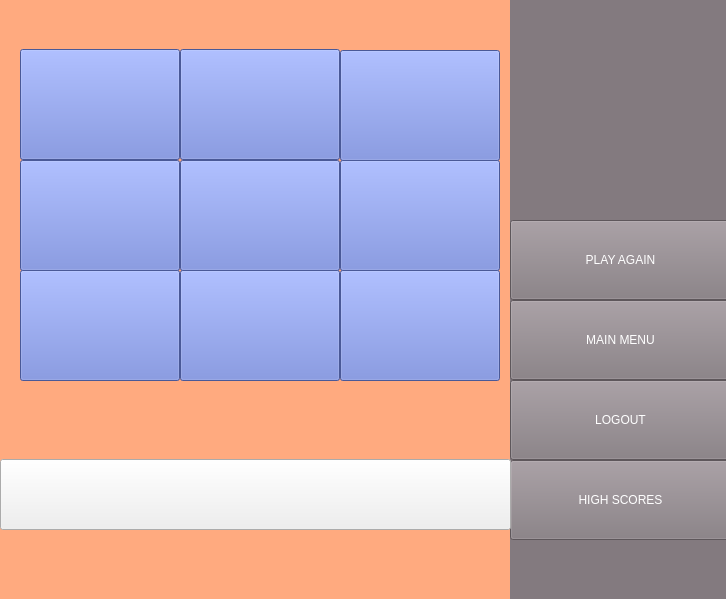
<?xml version="1.0" encoding="UTF-8"?>
<ui version="4.0">
 <class>Form</class>
 <widget class="QWidget" name="Form">
  <property name="geometry">
   <rect>
    <x>0</x>
    <y>0</y>
    <width>726</width>
    <height>599</height>
   </rect>
  </property>
  <property name="windowTitle">
   <string>Form</string>
  </property>
  <widget class="QWidget" name="widget" native="true">
   <property name="geometry">
    <rect>
     <x>-10</x>
     <y>0</y>
     <width>791</width>
     <height>851</height>
    </rect>
   </property>
   <property name="styleSheet">
    <string notr="true">QWidget #widget{
background-color:rgb(255, 170, 127)
 }</string>
   </property>
   <widget class="QWidget" name="gridLayoutWidget">
    <property name="geometry">
     <rect>
      <x>30</x>
      <y>49</y>
      <width>160</width>
      <height>111</height>
     </rect>
    </property>
    <layout class="QGridLayout" name="gridLayout">
     <item row="0" column="0">
      <widget class="QPushButton" name="Button1">
       <property name="sizePolicy">
        <sizepolicy hsizetype="Minimum" vsizetype="Minimum">
         <horstretch>0</horstretch>
         <verstretch>0</verstretch>
        </sizepolicy>
       </property>
       <property name="styleSheet">
        <string notr="true">background-color:rgb(104, 124, 212);
font: 22pt &quot;Rockwell&quot;;
color:rgb(255, 255, 255);
</string>
       </property>
       <property name="text">
        <string/>
       </property>
      </widget>
     </item>
    </layout>
   </widget>
   <widget class="QWidget" name="gridLayoutWidget_3">
    <property name="geometry">
     <rect>
      <x>190</x>
      <y>49</y>
      <width>160</width>
      <height>111</height>
     </rect>
    </property>
    <layout class="QGridLayout" name="gridLayout_3">
     <item row="0" column="0">
      <layout class="QGridLayout" name="gridLayout_11">
       <item row="0" column="0">
        <widget class="QPushButton" name="Button2">
         <property name="sizePolicy">
          <sizepolicy hsizetype="Minimum" vsizetype="Minimum">
           <horstretch>0</horstretch>
           <verstretch>0</verstretch>
          </sizepolicy>
         </property>
         <property name="styleSheet">
          <string notr="true">background-color:rgb(104, 124, 212);
font: 22pt &quot;Rockwell&quot;;
color:rgb(255, 255, 255);
</string>
         </property>
         <property name="text">
          <string/>
         </property>
        </widget>
       </item>
      </layout>
     </item>
    </layout>
   </widget>
   <widget class="QWidget" name="gridLayoutWidget_5">
    <property name="geometry">
     <rect>
      <x>350</x>
      <y>50</y>
      <width>160</width>
      <height>111</height>
     </rect>
    </property>
    <layout class="QGridLayout" name="gridLayout_5">
     <item row="0" column="0">
      <layout class="QGridLayout" name="gridLayout_12">
       <item row="0" column="0">
        <widget class="QPushButton" name="Button3">
         <property name="sizePolicy">
          <sizepolicy hsizetype="Minimum" vsizetype="Minimum">
           <horstretch>0</horstretch>
           <verstretch>0</verstretch>
          </sizepolicy>
         </property>
         <property name="styleSheet">
          <string notr="true">background-color:rgb(104, 124, 212);
font: 22pt &quot;Rockwell&quot;;
color:rgb(255, 255, 255);
</string>
         </property>
         <property name="text">
          <string/>
         </property>
        </widget>
       </item>
      </layout>
     </item>
    </layout>
   </widget>
   <widget class="QWidget" name="gridLayoutWidget_2">
    <property name="geometry">
     <rect>
      <x>30</x>
      <y>160</y>
      <width>160</width>
      <height>111</height>
     </rect>
    </property>
    <layout class="QGridLayout" name="gridLayout_4">
     <item row="0" column="0">
      <widget class="QPushButton" name="Button4">
       <property name="sizePolicy">
        <sizepolicy hsizetype="Minimum" vsizetype="Minimum">
         <horstretch>0</horstretch>
         <verstretch>0</verstretch>
        </sizepolicy>
       </property>
       <property name="styleSheet">
        <string notr="true">background-color:rgb(104, 124, 212);
font: 22pt &quot;Rockwell&quot;;
color:rgb(255, 255, 255);
</string>
       </property>
       <property name="text">
        <string/>
       </property>
      </widget>
     </item>
    </layout>
   </widget>
   <widget class="QWidget" name="gridLayoutWidget_4">
    <property name="geometry">
     <rect>
      <x>190</x>
      <y>160</y>
      <width>160</width>
      <height>111</height>
     </rect>
    </property>
    <layout class="QGridLayout" name="gridLayout_6">
     <item row="0" column="0">
      <widget class="QPushButton" name="Button5">
       <property name="sizePolicy">
        <sizepolicy hsizetype="Minimum" vsizetype="Minimum">
         <horstretch>0</horstretch>
         <verstretch>0</verstretch>
        </sizepolicy>
       </property>
       <property name="styleSheet">
        <string notr="true">background-color:rgb(104, 124, 212);
font: 22pt &quot;Rockwell&quot;;
color:rgb(255, 255, 255);
</string>
       </property>
       <property name="text">
        <string/>
       </property>
      </widget>
     </item>
    </layout>
   </widget>
   <widget class="QWidget" name="gridLayoutWidget_6">
    <property name="geometry">
     <rect>
      <x>350</x>
      <y>160</y>
      <width>160</width>
      <height>111</height>
     </rect>
    </property>
    <layout class="QGridLayout" name="gridLayout_7">
     <item row="0" column="0">
      <widget class="QPushButton" name="Button6">
       <property name="sizePolicy">
        <sizepolicy hsizetype="Minimum" vsizetype="Minimum">
         <horstretch>0</horstretch>
         <verstretch>0</verstretch>
        </sizepolicy>
       </property>
       <property name="styleSheet">
        <string notr="true">background-color:rgb(104, 124, 212);
font: 22pt &quot;Rockwell&quot;;
color:rgb(255, 255, 255);
</string>
       </property>
       <property name="text">
        <string/>
       </property>
      </widget>
     </item>
    </layout>
   </widget>
   <widget class="QWidget" name="gridLayoutWidget_7">
    <property name="geometry">
     <rect>
      <x>30</x>
      <y>270</y>
      <width>160</width>
      <height>111</height>
     </rect>
    </property>
    <layout class="QGridLayout" name="gridLayout_8">
     <item row="0" column="0">
      <widget class="QPushButton" name="Button7">
       <property name="sizePolicy">
        <sizepolicy hsizetype="Minimum" vsizetype="Minimum">
         <horstretch>0</horstretch>
         <verstretch>0</verstretch>
        </sizepolicy>
       </property>
       <property name="styleSheet">
        <string notr="true">background-color:rgb(104, 124, 212);
font: 22pt &quot;Rockwell&quot;;
color:rgb(255, 255, 255);
</string>
       </property>
       <property name="text">
        <string/>
       </property>
      </widget>
     </item>
    </layout>
   </widget>
   <widget class="QWidget" name="gridLayoutWidget_8">
    <property name="geometry">
     <rect>
      <x>190</x>
      <y>270</y>
      <width>160</width>
      <height>111</height>
     </rect>
    </property>
    <layout class="QGridLayout" name="gridLayout_9">
     <item row="0" column="0">
      <widget class="QPushButton" name="Button8">
       <property name="sizePolicy">
        <sizepolicy hsizetype="Minimum" vsizetype="Minimum">
         <horstretch>0</horstretch>
         <verstretch>0</verstretch>
        </sizepolicy>
       </property>
       <property name="styleSheet">
        <string notr="true">background-color:rgb(104, 124, 212);
font: 22pt &quot;Rockwell&quot;;
color:rgb(255, 255, 255);
</string>
       </property>
       <property name="text">
        <string/>
       </property>
      </widget>
     </item>
    </layout>
   </widget>
   <widget class="QWidget" name="gridLayoutWidget_9">
    <property name="geometry">
     <rect>
      <x>350</x>
      <y>270</y>
      <width>160</width>
      <height>111</height>
     </rect>
    </property>
    <layout class="QGridLayout" name="gridLayout_10">
     <item row="0" column="0">
      <widget class="QPushButton" name="Button9">
       <property name="sizePolicy">
        <sizepolicy hsizetype="Minimum" vsizetype="Minimum">
         <horstretch>0</horstretch>
         <verstretch>0</verstretch>
        </sizepolicy>
       </property>
       <property name="styleSheet">
        <string notr="true">background-color:rgb(104, 124, 212);
font: 22pt &quot;Rockwell&quot;;
color:rgb(255, 255, 255);
</string>
       </property>
       <property name="text">
        <string/>
       </property>
      </widget>
     </item>
    </layout>
   </widget>
   <widget class="QWidget" name="verticalLayoutWidget">
    <property name="geometry">
     <rect>
      <x>10</x>
      <y>529</y>
      <width>521</width>
      <height>41</height>
     </rect>
    </property>
    <layout class="QVBoxLayout" name="verticalLayout"/>
   </widget>
   <widget class="QWidget" name="widget_4" native="true">
    <property name="geometry">
     <rect>
      <x>520</x>
      <y>0</y>
      <width>219</width>
      <height>601</height>
     </rect>
    </property>
    <property name="styleSheet">
     <string notr="true">BACKGROUND-COLOR:rgb(131, 122, 127)</string>
    </property>
    <widget class="QWidget" name="verticalLayoutWidget_5">
     <property name="geometry">
      <rect>
       <x>0</x>
       <y>380</y>
       <width>221</width>
       <height>80</height>
      </rect>
     </property>
     <layout class="QVBoxLayout" name="verticalLayout_6">
      <item>
       <widget class="QPushButton" name="logout">
        <property name="sizePolicy">
         <sizepolicy hsizetype="Minimum" vsizetype="Minimum">
          <horstretch>0</horstretch>
          <verstretch>0</verstretch>
         </sizepolicy>
        </property>
        <property name="styleSheet">
         <string notr="true">color:rgb(255, 255, 255);
font: 14pt &quot;Sitka Small&quot;;</string>
        </property>
        <property name="text">
         <string>LOGOUT</string>
        </property>
       </widget>
      </item>
     </layout>
    </widget>
    <widget class="QWidget" name="verticalLayoutWidget_6">
     <property name="geometry">
      <rect>
       <x>0</x>
       <y>300</y>
       <width>221</width>
       <height>80</height>
      </rect>
     </property>
     <layout class="QVBoxLayout" name="verticalLayout_7">
      <item>
       <widget class="QPushButton" name="pushButton_2">
        <property name="sizePolicy">
         <sizepolicy hsizetype="Minimum" vsizetype="Minimum">
          <horstretch>0</horstretch>
          <verstretch>0</verstretch>
         </sizepolicy>
        </property>
        <property name="styleSheet">
         <string notr="true">color:rgb(255, 255, 255);
font: 14pt &quot;Sitka Small&quot;;</string>
        </property>
        <property name="text">
         <string>MAIN MENU</string>
        </property>
       </widget>
      </item>
     </layout>
    </widget>
    <widget class="QWidget" name="verticalLayoutWidget_7">
     <property name="geometry">
      <rect>
       <x>0</x>
       <y>220</y>
       <width>221</width>
       <height>80</height>
      </rect>
     </property>
     <layout class="QVBoxLayout" name="verticalLayout_8">
      <item>
       <widget class="QPushButton" name="playagain">
        <property name="sizePolicy">
         <sizepolicy hsizetype="Minimum" vsizetype="Minimum">
          <horstretch>0</horstretch>
          <verstretch>0</verstretch>
         </sizepolicy>
        </property>
        <property name="styleSheet">
         <string notr="true">color:rgb(255, 255, 255);
font: 14pt &quot;Sitka Small&quot;;</string>
        </property>
        <property name="text">
         <string>PLAY AGAIN</string>
        </property>
       </widget>
      </item>
     </layout>
    </widget>
    <widget class="QLabel" name="confirm">
     <property name="geometry">
      <rect>
       <x>-460</x>
       <y>0</y>
       <width>471</width>
       <height>49</height>
      </rect>
     </property>
     <property name="styleSheet">
      <string notr="true">color:rgb(255, 0, 0);
font: 14pt &quot;MS Shell Dlg 2&quot;;</string>
     </property>
     <property name="text">
      <string/>
     </property>
    </widget>
    <widget class="QWidget" name="verticalLayoutWidget_3">
     <property name="geometry">
      <rect>
       <x>0</x>
       <y>460</y>
       <width>221</width>
       <height>80</height>
      </rect>
     </property>
     <layout class="QVBoxLayout" name="verticalLayout_3">
      <item>
       <widget class="QPushButton" name="pushButton_4">
        <property name="sizePolicy">
         <sizepolicy hsizetype="Minimum" vsizetype="Minimum">
          <horstretch>0</horstretch>
          <verstretch>0</verstretch>
         </sizepolicy>
        </property>
        <property name="styleSheet">
         <string notr="true">color:rgb(255, 255, 255);
font: 14pt &quot;Sitka Small&quot;;</string>
        </property>
        <property name="text">
         <string>HIGH SCORES</string>
        </property>
       </widget>
      </item>
     </layout>
    </widget>
    <widget class="QWidget" name="verticalLayoutWidget_4">
     <property name="geometry">
      <rect>
       <x>0</x>
       <y>540</y>
       <width>221</width>
       <height>61</height>
      </rect>
     </property>
     <layout class="QVBoxLayout" name="verticalLayout_4"/>
    </widget>
   </widget>
   <widget class="QWidget" name="gridLayoutWidget_11">
    <property name="geometry">
     <rect>
      <x>20</x>
      <y>380</y>
      <width>491</width>
      <height>80</height>
     </rect>
    </property>
    <layout class="QGridLayout" name="gridLayout_14">
     <item row="0" column="0">
      <spacer name="horizontalSpacer_3">
       <property name="orientation">
        <enum>Qt::Horizontal</enum>
       </property>
       <property name="sizeHint" stdset="0">
        <size>
         <width>40</width>
         <height>20</height>
        </size>
       </property>
      </spacer>
     </item>
    </layout>
   </widget>
   <widget class="QWidget" name="verticalLayoutWidget_2">
    <property name="geometry">
     <rect>
      <x>10</x>
      <y>459</y>
      <width>511</width>
      <height>71</height>
     </rect>
    </property>
    <layout class="QVBoxLayout" name="verticalLayout_2">
     <item>
      <widget class="QPushButton" name="confirm_2">
       <property name="sizePolicy">
        <sizepolicy hsizetype="Minimum" vsizetype="Minimum">
         <horstretch>0</horstretch>
         <verstretch>0</verstretch>
        </sizepolicy>
       </property>
       <property name="styleSheet">
        <string notr="true">font: 14pt &quot;Rockwell&quot;;</string>
       </property>
       <property name="text">
        <string/>
       </property>
      </widget>
     </item>
    </layout>
   </widget>
  </widget>
 </widget>
 <resources/>
 <connections/>
</ui>
